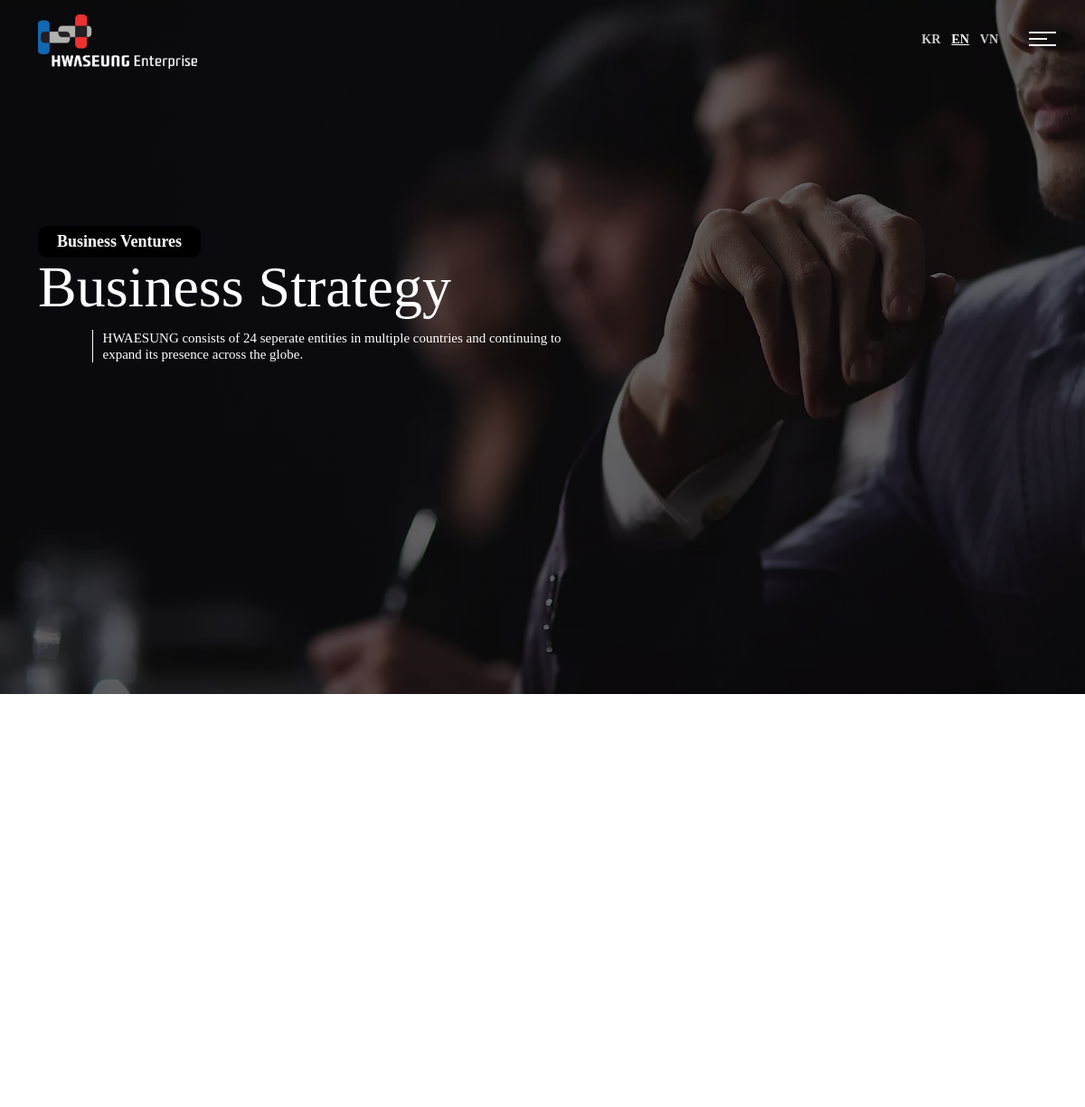
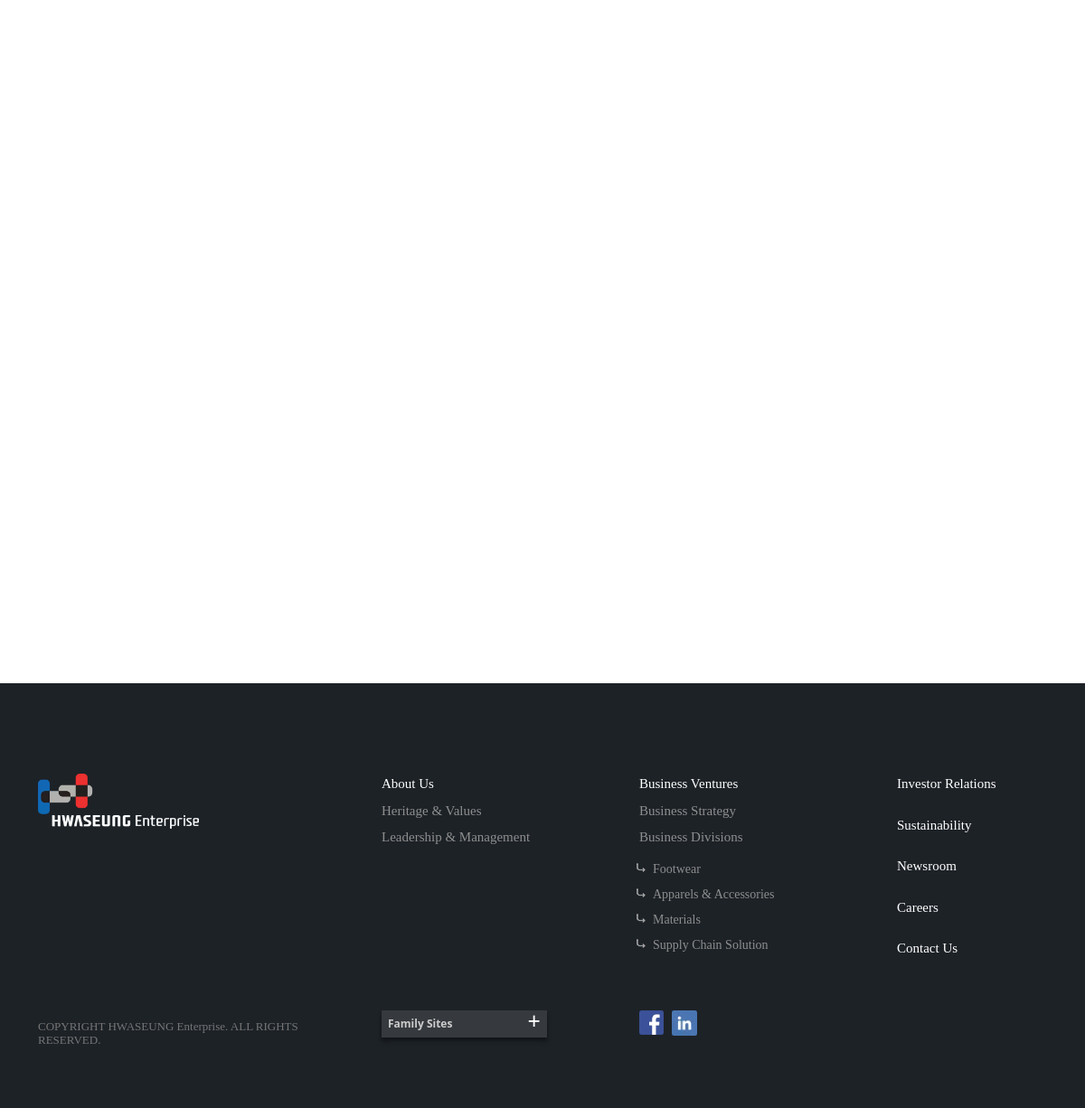
/business_strategy.php, run on the app's committed database (2 pictures, top to bottom).
### tables this page shows
CREATE TABLE `bus_str_banner` (
  `id_str_banner` int(11) NOT NULL,
  `ban_img_path` varchar(255) NOT NULL,
  `ban_title` varchar(255) NOT NULL,
  `ban_content` varchar(255) NOT NULL,
  `date_time` timestamp NOT NULL DEFAULT current_timestamp(),
  `active_record` int(11) NOT NULL DEFAULT 1
);

### business_strategy.php (the view, shortened to what this page needs)
<?php
require_once("admin/include/config.php");?>
<!DOCTYPE html>
<html lang="en">
<head>
<link rel="stylesheet" type="text/css" href="css/bootstrap.min.css">
<link rel="stylesheet" type="text/css" href="css/style.css">
<link rel="stylesheet" type="text/css" href="d-menu/css/menu.css">
<link rel="stylesheet" type="text/css" href="css/mediaquery.css">
<link rel="stylesheet" type="text/css" href="fullpage/css/fullpage.css">
<link rel='stylesheet' type="text/css" href='menu/slicknav.min.css'>
<link rel='stylesheet' type="text/css" href='https://cdnjs.cloudflare.com/ajax/libs/font-awesome/4.7.0/css/font-awesome.css'>
<link rel="stylesheet" type="text/css" href="menu/style.css">
<link rel="stylesheet" type="text/css" href="css/font.css">
<link rel="stylesheet" type="text/css" href="fontawesome/css/all.min.css">
</head>
<body>
<div id="fullpage">
<div class="section" id="section0">
<?php include 'header.php';?>
<div class="business-strategy-banner">
<div class="container">
<div class="row">
<?php
          $query = "SELECT `id_str_banner`, `ban_img_path`, `ban_title`, `ban_content`, `date_time`, `active_record` FROM `bus_str_banner` WHERE   `active_record`=1 "  ;
          $execute_qry = mysqli_query($dbcon1,$query) or die("featured_project Retriew Error!");
          while($team = mysqli_fetch_array($execute_qry)) {
          $ban_title = $team['ban_title'];
          $ban_content = $team['ban_content'];
          }
        ?>
<div class="col-lg-12">
<div class="business-strategy-content">
<div class="label">Business Ventures</div>
<h3><?php print  $ban_title?></h3>
<div class="vertical-line">
  <h6><?php print  $ban_content?></h6>
</div>
</div>
</div>
</div>
</div>
</div>
</div>
<div class="section" id="section1">
<div class="business-strategy-container">
</div>
<?php include 'footer.php';?>
</div>
</div>
</body>
</html>

### css/style.css (style rules this page uses)
* { margin: 0; padding: 0; box-sizing: border-box; }
body { overflow-x:hidden; }
html { scroll-behavior: smooth; }
.label { border-radius:0px; margin-bottom:5px; width:75px; background-color:#0050a4; text-align:center; color:#fff; font-size:15px; font-family: Roboto-Italic; padding:5px 0px; }
.vertical-line { border-left: 1px solid #fff; height:auto; margin-left:60px; }
.vertical-line h6 { position: relative; top: 0%; left: 1%; color: #fff; width: 50%; font-family: Roboto-Italic; font-size:15px; font-weight:400; }
.business-strategy-banner { background-image: linear-gradient(rgba(0,0,0,.6), rgba(0,0,0,.6)), url("../img/business-strategy-bg.webp"); background-repeat:no-repeat; float:left; width:100%; height:768px; background-size: cover; background-position: center; margin-top:0px; }
.business-strategy-content { padding-top:250px; }
.business-strategy-content h3 { font-family:Roboto-BoldItalic; font-size:4rem; color:#fff; line-height:55px; margin-bottom:20px; }
.business-strategy-content .label { border-radius:10px; margin-bottom:5px; width:180px; background-color:#000; text-align:center; color:#fff; font-weight:bold; font-size:18px; font-family: Roboto-Italic; padding:5px; line-height:25px; }
.business-strategy-container { width:100%; float:left; margin-top:50px; }

### data on the page
bus_str_banner: ban_title "Business Strategy", ban_content "HWAESUNG consists of 24 seperate entities in multiple countries and continuing to expand its presence across the globe."
